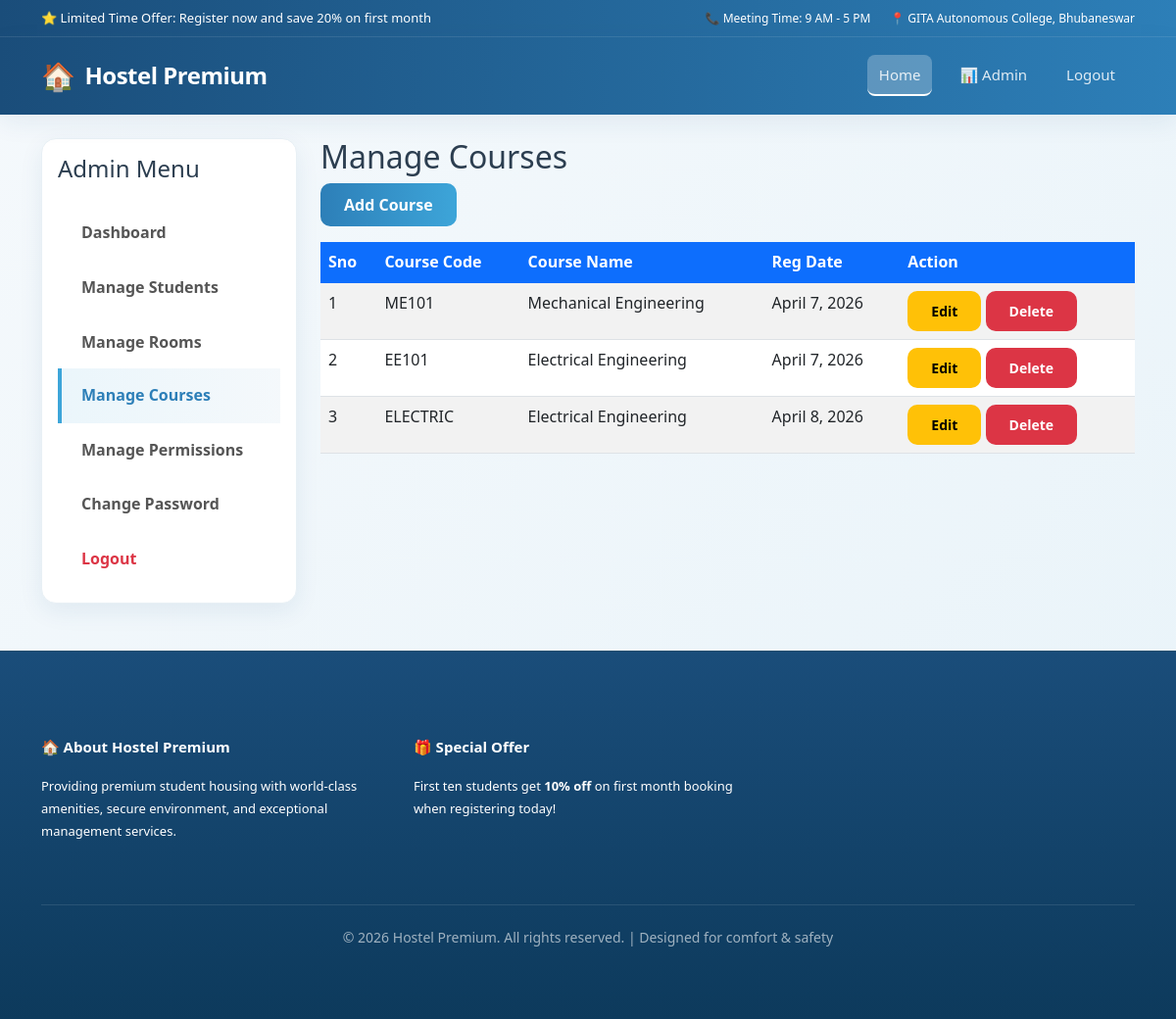
The page /manage_courses/ (signed in) on the database its author committed.
### hostel_app/models.py (models this page shows, shortened)
class Course(models.Model):
    course_code = models.CharField(max_length=10, unique=True)
    course_name = models.CharField(max_length=100)
    reg_date = models.DateField(auto_now_add=True)

### hostel_app/views.py (the view)
# urls.py: path('manage_courses/', views.manage_courses, name='manage_courses'),
@login_required
def manage_courses(request):
    if not request.user.is_staff:
        return redirect('home')
    courses = Course.objects.all()
    return render(request, 'manage_courses.html', {'courses': courses})

### templates/manage_courses.html
{% extends 'base.html' %}
{% load static %}
{% block content %}
<div class="row g-4">
    <div class="col-lg-3">
        <div class="dashboard-sidebar p-3">
            <h4 class="mb-4">Admin Menu</h4>
            <div class="list-group">
                <a href="{% url 'admin_dashboard' %}" class="list-group-item list-group-item-action">Dashboard</a>
                <a href="{% url 'manage_students' %}" class="list-group-item list-group-item-action">Manage Students</a>
                <a href="{% url 'manage_rooms' %}" class="list-group-item list-group-item-action">Manage Rooms</a>
                <a href="{% url 'manage_courses' %}" class="list-group-item list-group-item-action active">Manage Courses</a>
                <a href="{% url 'manage_permissions' %}" class="list-group-item list-group-item-action">Manage Permissions</a>
                <a href="{% url 'change_password' %}" class="list-group-item list-group-item-action">Change Password</a>
                <a href="{% url 'logout' %}" class="list-group-item list-group-item-action text-danger">Logout</a>
            </div>
        </div>
    </div>
    <div class="col-lg-9">
        <h2>Manage Courses</h2>
        <a href="{% url 'add_course' %}" class="btn btn-primary mb-3">Add Course</a>
        <div class="table-responsive">
            <table class="table table-striped">
                <thead>
                    <tr>
                        <th>Sno</th>
                        <th>Course Code</th>
                        <th>Course Name</th>
                        <th>Reg Date</th>
                        <th>Action</th>
                    </tr>
                </thead>
                <tbody>
                    {% for course in courses %}
                    <tr>
                        <td>{{ forloop.counter }}</td>
                        <td>{{ course.course_code }}</td>
                        <td>{{ course.course_name }}</td>
                        <td>{{ course.reg_date }}</td>
                        <td>
                            <a href="{% url 'edit_course' course.id %}" class="btn btn-sm btn-warning">Edit</a>
                            <a href="{% url 'delete_course' course.id %}" class="btn btn-sm btn-danger" onclick="return confirm('Are you sure?')">Delete</a>
                        </td>
                    </tr>
                    {% endfor %}
                </tbody>
            </table>
        </div>
    </div>
</div>
{% endblock %}

### static/css/style.css (style rules this page uses)
:root { --primary: #1a4d7a; --secondary: #2d7fb8; --accent: #3da5d9; --light-bg: #f5f9fc; --card-shadow: 0 8px 24px rgba(26, 77, 122, 0.08); --transition: all 0.3s ease; }
* { margin: 0; padding: 0; box-sizing: border-box; }
html { scroll-behavior: smooth; }
body { background: linear-gradient(135deg, #f5f9fc 0%, #e8f3f9 100%); color: #2c3e50; font-family: 'Segoe UI', -apple-system, BlinkMacSystemFont, 'Helvetica Neue', sans-serif; line-height: 1.6; display: flex; flex-direction: column; min-height: 100vh; }
.dashboard-sidebar { background: #fff; border-radius: 15px; border: 1px solid #e8f0f5; box-shadow: var(--card-shadow); }
.dashboard-sidebar .list-group-item { border: none; padding: 15px 20px; font-weight: 600; color: #555; transition: var(--transition); cursor: pointer; border-left: 4px solid transparent; }
.dashboard-sidebar .list-group-item.active { background: linear-gradient(90deg, rgba(58, 165, 217, 0.1), rgba(45, 127, 184, 0.05)); border-left-color: var(--accent); color: var(--secondary); font-weight: 700; }
.btn { border-radius: 10px; padding: 10px 24px; font-weight: 600; transition: var(--transition); border: none; }
.btn-primary { background: linear-gradient(90deg, var(--secondary), var(--accent)); color: #fff; }
.btn-primary { border-radius: 10px; padding: 10px 24px; }
.table thead th { background: #0d6efd; color: #fff; border: none; }

### rows shown on the page
Course: course_code "ME101", course_name "Mechanical Engineering", reg_date "April 7, 2026"
Course: course_code "EE101", course_name "Electrical Engineering", reg_date "April 7, 2026"
Course: course_code "ELECTRIC", course_name "Electrical Engineering", reg_date "April 8, 2026"
